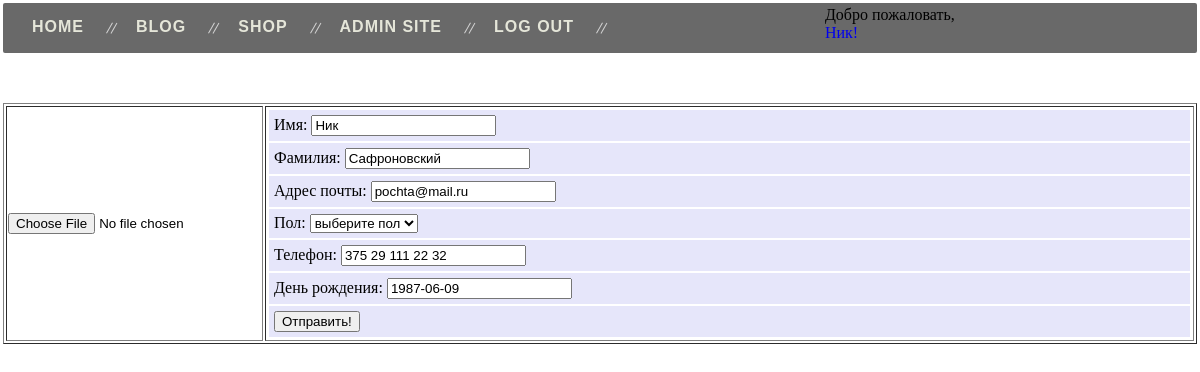
/accounts/editprofile/ (signed in), run on the app's committed database.
### accounts_app/models.py (models this page shows, shortened)
class CustomUser(AbstractUser):
    reserv = models.CharField(max_length=100, blank=True)
    reserv2 = models.BooleanField(blank=True, default=False)
    reserv3 = models.CharField(max_length=100, blank=True)
    reserv4 = models.CharField(max_length=100, blank=True)

class Profile(models.Model):
    user = models.OneToOneField('CustomUser', on_delete=models.CASCADE, primary_key=True)
    user_name = models.CharField(max_length=100, blank=True)
    user_lastname = models.CharField(max_length=150, blank=True)
    avatar = models.ImageField(upload_to='%Y/%m/%d', blank=True, null=True)
    email = models.EmailField(blank=True)
    phone = models.CharField(max_length=20, blank=True)
    gender = models.CharField(max_length=100, blank=True)
    birthday = models.CharField(max_length=50,blank=True)
    created = models.DateField(auto_now=True)
    reserv = models.CharField(max_length=100, blank=True)
    reserv1 = models.CharField(max_length=100, blank=True)
    reserv2 = models.CharField(max_length=100, blank=True)
    reserv3 = models.CharField(max_length=100, blank=True)
    reserv4 = models.CharField(max_length=100, blank=True)

### accounts_app/views.py (the view)
# urls.py: path('editprofile/', edit_profile, name='editprofile'),
@login_required
def edit_profile(request):
    userprofile = Profile.objects.get(user=request.user)
    if request.method == 'POST':
        form = EditProfile(request.POST, request.FILES)
        if form.is_valid():
            if form.cleaned_data.get('avatar'):
                userprofile.avatar = form.cleaned_data.get('avatar')
            userprofile.user_name = form.cleaned_data.get('user_name')
            userprofile.user_lastname = form.cleaned_data.get('user_lastname')
            userprofile.email = form.cleaned_data.get('email')
            userprofile.gender = form.cleaned_data.get('gender')
            userprofile.phone = form.cleaned_data.get('phone')
            userprofile.birthday = form.cleaned_data.get('birthday')
            userprofile.save()
            return redirect('accounts:profile')
        else:
            form = EditProfile(request.POST)
            return render(request, 'accounts/editprofile.html', {'form':form})
    else:
        profile = Profile.objects.get(user=request.user)
        data={'user_name':profile.user_name,'user_lastname':profile.user_lastname,'gender':profile.gender,
              'phone':profile.phone,'birthday':profile.birthday,'email':profile.email}
        form = EditProfile(data=data)
        return render(request, 'accounts/editprofile.html', {'form':form,'profile':profile})

### accounts_app/forms.py
class EditProfile(forms.ModelForm):
    class Meta:
        model = Profile
        fields = ['avatar','user_name','user_lastname','email','gender','phone','birthday']
        widgets = {
                    'user_name': forms.TextInput(attrs={'placeholder':'введите имя..',}),
                   'user_lastname': forms.TextInput(attrs={'placeholder':'введите фамилию..',}),
                   'email':forms.EmailInput(attrs={'placeholder':'введите мэйл..',}),
                   'gender':forms.Select(choices=[(None,'выберите пол'),('Мужской','Мужской'),('Женский','Женский')]),
                   'phone':forms.TextInput(attrs={'placeholder':'номер телефона..'}),
                   'birthday':forms.DateInput(attrs={'type':''}),
                   }

### accounts_app/templates/accounts/editprofile.html (shortened to what this page needs)
{% extends 'main_app/base.html'%}
{% load static %}
{% block content %}
<div class="mainprofile">
   <form action="{% url 'accounts:editprofile' %}" method="post" enctype="multipart/form-data">
       <table border="1px" width="100%" height="100%" border-collapse="collapse">
        <tr><td width="150px">{{item.avatar}}{{form.avatar}}</td>
            <td>
                <table width="100%" height="100%" cellpadding="5px">
                <tr class="table-row"><td>Имя: {{item.user_name}}{{form.user_name}}</td></tr>
                <tr class="table-row"><td>Фамилия: {{item.user_lastname}}{{form.user_lastname}}</td></tr>
                <tr class="table-row"><td>Адрес почты: {{item.email}}{{form.email}}</td></tr>
                <tr class="table-row"><td>Пол: {{item.gender}}{{form.gender}}</td></tr>
                <tr class="table-row"><td>Телефон: {{item.phone}}{{form.phone}}</td></tr>
                <tr class="table-row"><td>День рождения: {{item.birthday}}{{form.birthday}}</td></tr>
                <tr class="table-row"><td> <input type="submit" value="Отправить!"></td></tr>
                </table>
            </td>
        </tr>
    </table>
   </form>
</div>
{% endblock %}

### main_app/templates/main_app/base.html (shortened to what this page needs)
{% load static %}
<!DOCTYPE html>
<html lang="en">
<head>
    <link rel="stylesheet" href="{% static 'css/styles.css' %}">
</head>
<body>
    <nav>
        {% block nav %}
        <ul class="topmenu">
        <li><a href="/">Home</a></li>
        <li><a href="">Blog</a>
        </li>
        <li><a href="{% url 'shop_app:shopstartpage' %}">Shop</a>
        </li>
        <li><a href="http://127.0.0.1:8000/admin/">Admin site</a></li>
          {% if request.user.is_authenticated %}
             <li><a href="{% url 'accounts:logout' %}">Log out</a></li>
             <li> <p class="greetings">Добро пожаловать, <a href="{% url 'accounts:profile' %}">{{user.profile.user_name.capitalize}}!</a></p></li>
          {% else %}
            <li><a href="{% url 'accounts:register' %}">Registration</a></li>
            <li><a href="{% url 'accounts:login' %}?next={{request.path}}">Log in</a></li>
          {% endif %}
      </ul>
        {% endblock %}
    </nav>
{% block content %}
{% endblock %}
</body>
</html>

### main_app/static/css/styles.css (style rules this page uses)
* { box-sizing: border-box; }
body { padding:3px; margin: 0; background-image: url(https://7themes.su/_ph/11/153292144.png); background-size:cover; width:100%; }
nav { height:50px; background: DimGray; border-radius: 2px; }
nav ul { list-style: none; margin: 0; padding: 0; }
nav a { text-decoration: none; outline: none; display: flex; align-items:center; transition: .4s ease-in-out; }
.topmenu { display:flex; margin:0px; text-align: center; padding: 3px; }
.topmenu > li { display: inline-block; position: relative; }
.topmenu > li:after { content: ""; position: absolute; right: 0; width: 1px; height: 12px; background: #d2d2d2; top: 16px; box-shadow: 4px -2px 0 #d2d2d2; transform: rotate(30deg); }
.topmenu > li:last-child:after { background: none; box-shadow: none; }
.topmenu > li > a { padding: 12px 26px; color: #E5E6D9; forn-size: 14px; text-transform: uppercase; font-weight: bold; letter-spacing: 1px; font-family: 'Exo 2', sans-serif; }
.greetings { margin: 0 225px; }
.mainprofile { margin-top: 50px; }
tr.table-row { background:Lavender; border-collapse: collapse; border-bottom:2px solid Plum; }

### data on the page
CustomUser: profile.user_name "Ник"
Profile: user_name "Ник", user_lastname "Сафроновский", email "pochta@mail.ru", gender "выберите пол", phone "375 29 111 22 32", birthday "1987-06-09"
